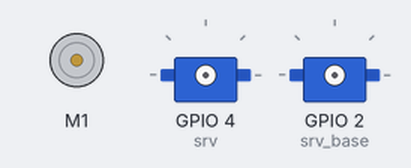
The program below on a simulated Raspberry Pi (BCM pin numbers). Shown: DC motor (green arrow = forward, orange = backward, longer = faster), 2 × servo. Servo angles are drawn from the pulse width (0.5 ms = 0°, 2.5 ms = 180°); speech is not drawn; the words are listed on the console.

Above: at 0.1 s.
At 1.1 s:
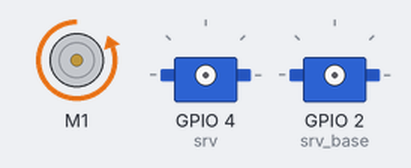
At 15.1 s:
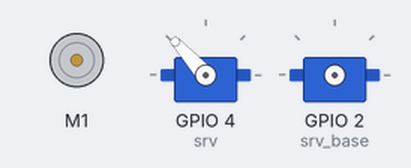
At 18.1 s:
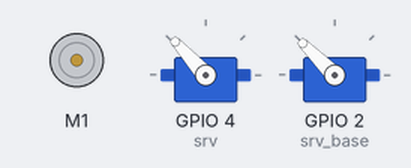
At 24.1 s:
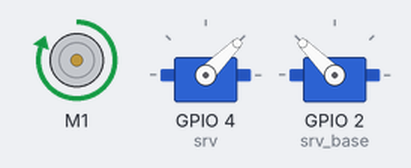
At 35.1 s:
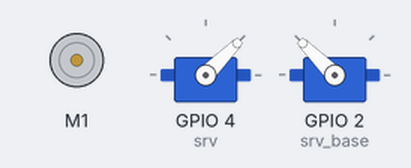
Timing chart, 0 to 36.6 s (numbered marks = the images above):
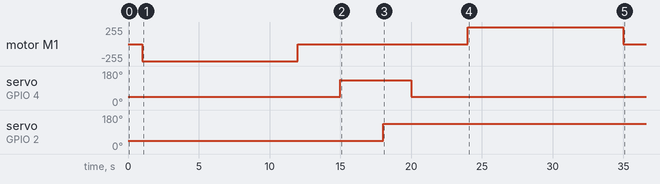

Measured:
- by itself, motor M1: stopped → backward 255/255 at 1.0 s, → stopped 11.0 s later, → forward 255/255 12.0 s later, → stopped 11.0 s later
- by itself, servo on GPIO 4 (srv): 45° → 132° at 15.0 s, → 45° 5.0 s later
- by itself, servo on GPIO 2 (srv_base): 45° → 135° at 18.0 s

The program:

PROJETO_MICRO.py
```python
import lib_servo
import lib_voz
import lib_motor
import lib_garra
import os
import time
import sys


lib_garra.abrir_garra()
time.sleep(2)
lib_garra.fechar_garra()
time.sleep(2)
lib_servo.sentido_positivo()
time.sleep(2)
lib_garra.abrir_garra()
time.sleep(2)
lib_voz.voz_deixa_obj()
lib_motor.esteira_positivo()
lib_voz.voz_ret_obj()
time.sleep(5)
lib_voz.voz_ret_est()
lib_motor.esteira_negativo()
lib_voz.voz_ret_braco()
lib_servo.sentido_negativo()
```

lib_servo.py
```python
from gpiozero import AngularServo
import time
import os


os.environ["PIGPIO_ADDR"] = "192.168.43.156"
os.environ["GPIOZERO_PIN_FACTORY"] = "pigpio"


def sentido_positivo():

    srv_base = AngularServo(2,initial_angle = 0, min_angle=0, max_angle=90)
    srv_base.min()
    srv_base.angle = 0

    i=0.0
    while i<=90:
        srv_base.angle = i
        i = i + 1


def sentido_negativo():

    srv_base = AngularServo(2,initial_angle = 0, min_angle=-90, max_angle=0)
    srv_base.angle = 0

    i=0.0
    while i>=-90:
        srv_base.angle = i
        i = i - 1


#sentido_positivo()
#sentido_negativo()
```

lib_voz.py
```python
import pyttsx3
import time


def voz_verif_obj():
    voz_init = pyttsx3.init('sapi5')
    voz_init.say('OBJETO DETECTADO!')
    voz_init.runAndWait()
def voz_deixa_obj():
    voz_init = pyttsx3.init('sapi5')
    voz_init.say('ACIONANDO A ESTEIRA!')
    voz_init.runAndWait()
def voz_ret_obj():
    voz_init = pyttsx3.init('sapi5')
    voz_init.say('RETIRE O OBJETO EM ATÉ 5 SEGUNDOS!')
    voz_init.runAndWait()
def voz_ret_est():
    voz_init = pyttsx3.init('sapi5')
    voz_init.say('RETORNANDO A ESTEIRA A POSIÇÃO INICIAL!')
    voz_init.runAndWait()
def voz_ret_braco():
    voz_init = pyttsx3.init('sapi5')
    voz_init.say('RETORNANDO O BRAÇO A POSIÇÃO INICIAL!')
    voz_init.runAndWait()
```

lib_motor.py
```python
from gpiozero import Motor
import os
import sys
import time

os.environ["PIGPIO_ADDR"] = "192.168.43.156"
os.environ["GPIOZERO_PIN_FACTORY"] = "pigpio"
motor = Motor(26,20)

def esteira_positivo():

    for i in range (1,13):
        time.sleep(1)
        motor.forward(speed = 1)
    motor.stop()

def esteira_negativo():
    for i in range (1,13):
        time.sleep(1)
        motor.backward(speed = 1)
    motor.stop()

#esteira_positivo()
esteira_negativo()


#motor.stop()
```

lib_garra.py
```python
from gpiozero import AngularServo
import time
import os


os.environ["PIGPIO_ADDR"] = "192.168.43.156"
os.environ["GPIOZERO_PIN_FACTORY"] = "pigpio"


def abrir_garra():

    srv = AngularServo(4,initial_angle = 0, min_angle=0, max_angle=90)
    srv.angle = 0
    time.sleep(1)


def fechar_garra():

    srv = AngularServo(4,initial_angle = 0, min_angle= -90, max_angle=0)
    srv.angle = -3
    time.sleep(1)

#abrir_garra()
#fechar_garra()
```
